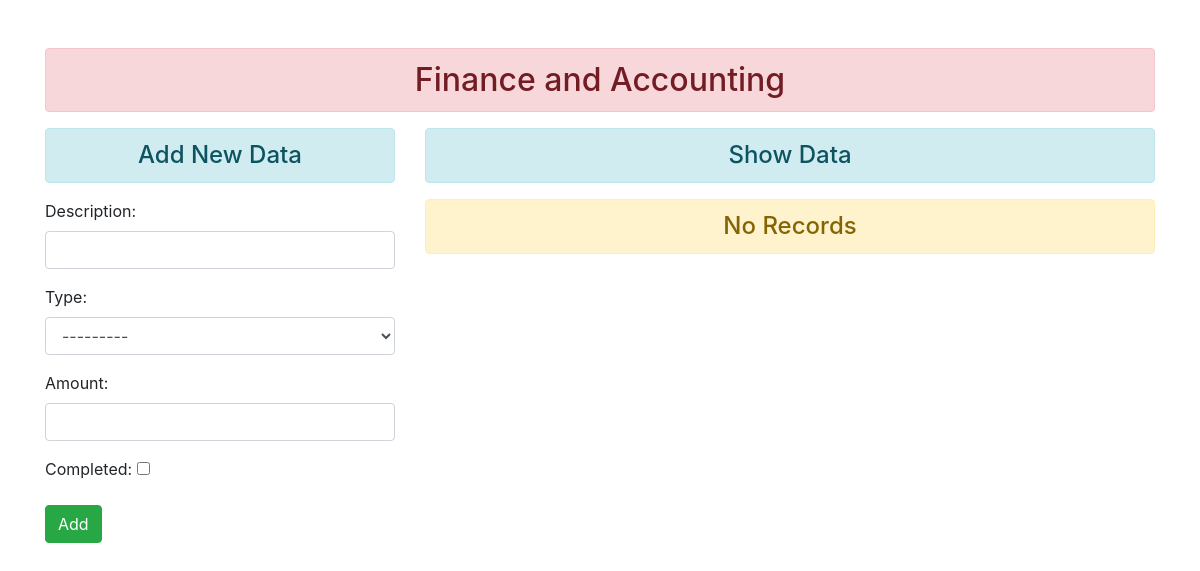
/addAndShow/, run on an earlier commit of the app's database.
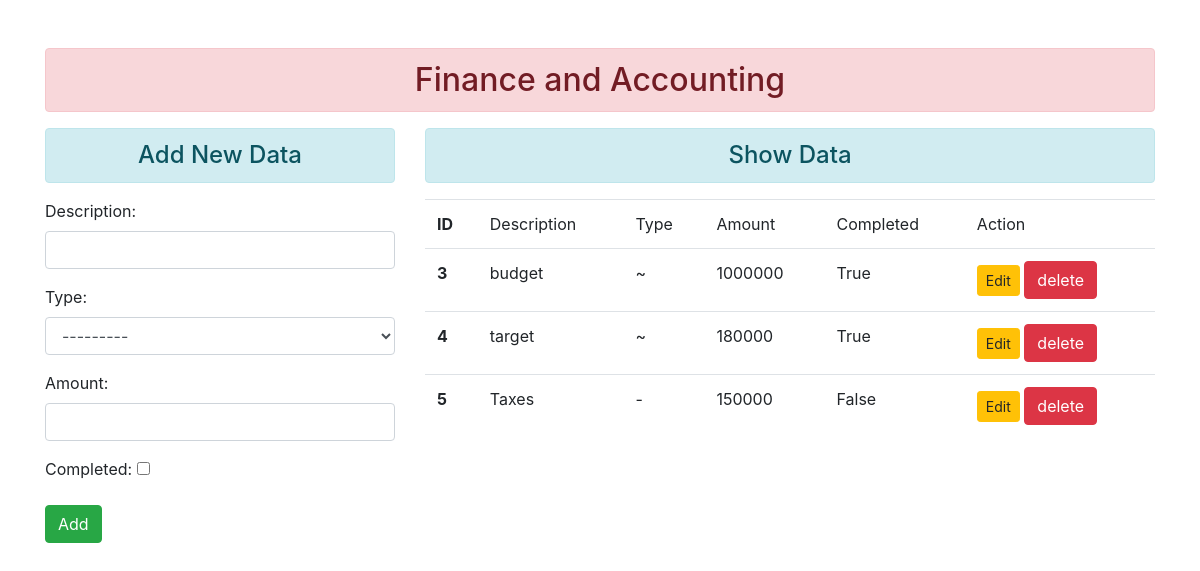
And on a later commit of the database.
### cycleStoreApp/models.py (models this page shows)
class Finances(models.Model):
    id              = models.AutoField(primary_key=True)
    description     = models.CharField(max_length=50)
    amount          = models.IntegerField()
    type            = models.CharField(max_length=1,choices=FINANCE)
    completed       = models.BooleanField(default=False)

### cycleStoreApp/views.py (the view)
# urls.py: path('addAndShow/',views.add_show,name='addandshow'),
def add_show(request):
    if request.method=='POST':
        fm=FinanceForm(request.POST)
        if fm.is_valid():
            nd=fm.cleaned_data['description']
            nt=fm.cleaned_data['type']
            na=fm.cleaned_data['amount']
            nc=fm.cleaned_data['completed']
            reg=Finances(description=nd,type=nt,amount=na,completed=nc)
            reg.save()
    else:
        fm=FinanceForm()
    fin=Finances.objects.all()
    return render(request,'finance/addandshow.html',{'form':fm,'fin':fin})

### cycleStoreApp/forms.py
class FinanceForm(forms.ModelForm):
    class Meta:
        model=Finances
        fields=['id','description','type','amount','completed']
        widgets={
            'description':forms.TextInput(attrs={'class':'form-control'}),
            'type':forms.Select(attrs={'class':'form-control'}),
            'amount':forms.NumberInput(attrs={'class':'form-control'}),
        }

### templates/finance/addandshow.html (shortened to what this page needs)
{% extends 'finance/base.html' %}
{% block content %}
<div class="row">
    <div class="col-sm-4">
<h4 class="text-center alert alert-info">Add New Data</h4>
<form action="" method="POST">
    {{form.as_p}}
    <input type="submit" class="btn btn-success" value="Add">
</form>
</div>
<div class="col-sm-8">
    <h4 class="text-center alert alert-info">Show Data</h4>
    {% if fin %}
    <table class="table table-hover">
        <thead>
            <tbody>
                <tr>
                    <th scope="row">ID</th>
                    <td>Description</td>
                    <td>Type</td>
                    <td>Amount</td>
                    <td>Completed</td>
                    <td>Action</td>
                </tr>
                {% for f in fin %}
            <tr>
                <th scope="row">{{f.id}}</th>
                <td>{{f.description}}</td>
                <td>{{f.type}}</td>
                <td>{{f.amount}}</td>
                <td>{{f.completed}}</td>
                <td>
                    <a href="{% url 'updatedata' f.id%}" class="btn btn-warning btn-sm">Edit</a>
                    <form action="{% url 'deletedata' f.id %}" method="POST" class="d-inline">
                        <input type="submit" class="btn btn-danger" value="delete">
                    </form>
                </td>
            </tr>
            {% endfor %}
        </tbody>
        </thead>
      </table>
    {% else %}
    <h4 class="text-center alert alert-warning">No Records</h4>
    {% endif %}
</div>
{% endblock content %}

What changed in the data, as far as the page shows it:
added Finances: id "3", description "budget", type "~", amount "1000000", completed "True"
added Finances: id "4", description "target", type "~", amount "180000", completed "True"
added Finances: id "5", description "Taxes", type "-", amount "150000", completed "False"
Also different on the page:
text no longer shown: "No Records"
text now shown: "ID Description Type Amount Completed Action"
